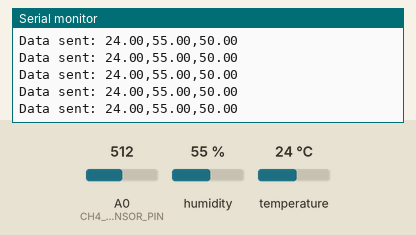
The sketch below on a simulated Arduino Uno, built with avr-gcc and run on an emulated ATmega328P. Parts: the last lines printed to the serial monitor. The test bench sets the inputs (shaded band); at power-on: humidity 55 %, A0 (CH4_SENSOR_PIN) = 512, temperature 24 °C. No radio packets arrive unless stated.

Above: at 1.2 s.
1.3 s: humidity set to 22 %
At 2.36 s:
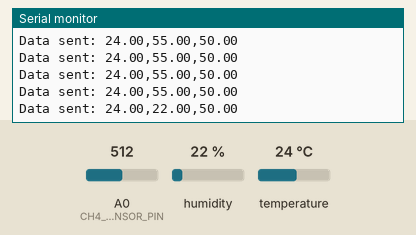
2.8 s: A0 (CH4_SENSOR_PIN) set to 716
At 2.84 s:
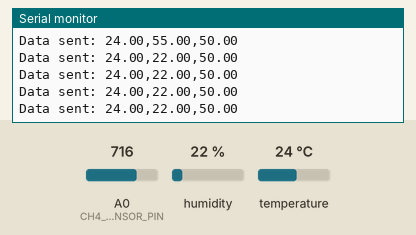
4.3 s: temperature set to 12 °C
At 4.3 s:
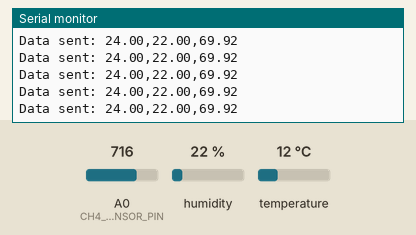
5.8 s: A0 (CH4_SENSOR_PIN) set to 900
At 6.42 s:
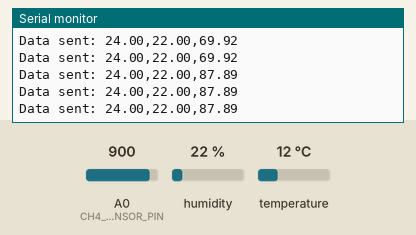
7.3 s: humidity set to 40 %
At 7.4 s:
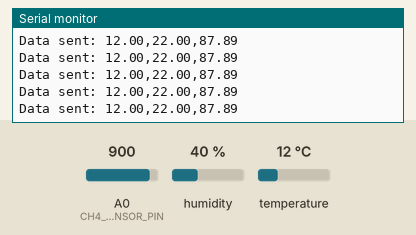
Timing chart, 0 to 9.8 s (numbered marks = the images above; inputs shaded):
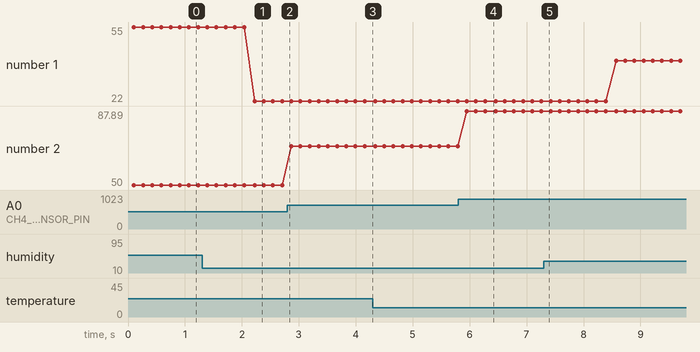

The sketch:

Transmitter_Code.ino
```cpp
#include <SPI.h>
#include <LoRa.h>
#include <DHT.h>

#define DHTPIN 3
#define DHTTYPE DHT11

#define CH4_SENSOR_PIN A0

#define LORA_SS 10
#define LORA_RST 9
#define LORA_DI0 2

DHT dht(DHTPIN, DHTTYPE);

void setup() {
  Serial.begin(9600);
  while (!Serial);

  if (!LoRa.begin(433E6)) {
    Serial.println("LoRa init failed. Check your connections.");
    while (1);
  }
  Serial.println("Transmitter initialisation OK!");

  dht.begin();
}

void loop() {
  float temperature = dht.readTemperature();
  float humidity = dht.readHumidity();
  float CH4_percentage = analogRead(CH4_SENSOR_PIN) * 100.0 / 1024.0;

  String dataPacket = String(temperature) + "," + String(humidity) + "," + String(CH4_percentage);

  LoRa.beginPacket();
  LoRa.print(dataPacket);
  LoRa.endPacket();

  Serial.println("Data sent: " + dataPacket);

  delay(100);
}
```

Measured:
- after the input at 1.3 s, the serial monitor: prints a new line after 0.92 s (image 1)
- after the input at 5.8 s, the serial monitor: prints a new line after 0.15 s (image 4)
- plotted number 1: 55 → 22 after the input at 1.3 s, 22 → 40 after the input at 7.3 s
- plotted number 2: 50 → 69.92 after the input at 2.8 s, 69.92 → 87.89 after the input at 5.8 s
